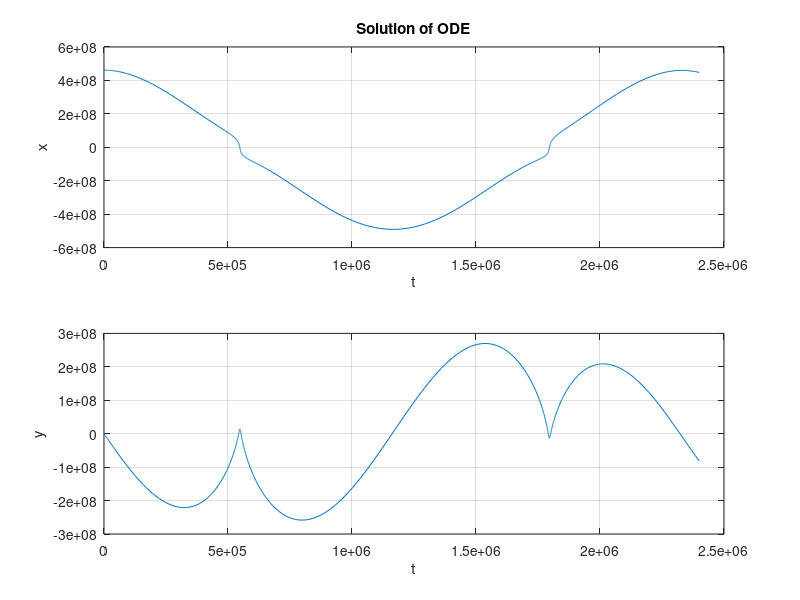
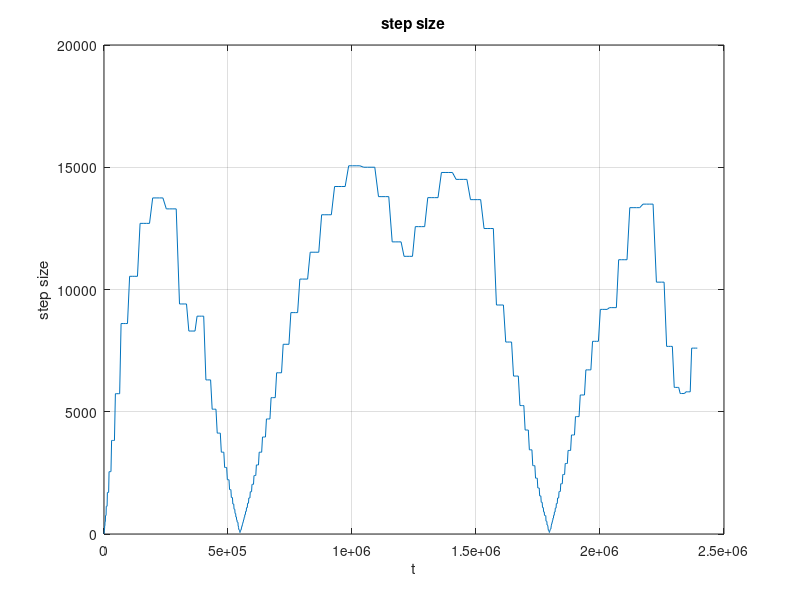
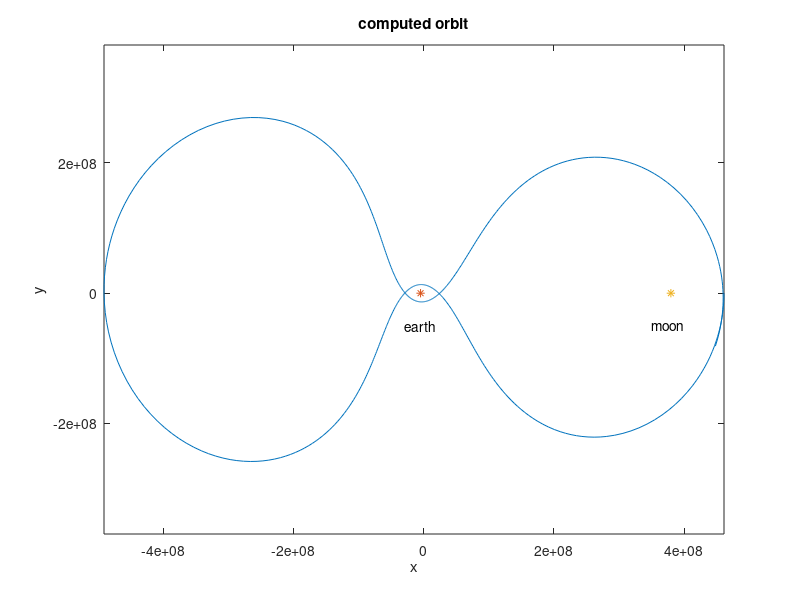

Source code (MATLAB) for these figures, in order:
%% Solves qs 9.8 for project

% this function solves and plots the system of ODE provided in question
function threeBody()

% initiate all initial variables and constants
d = 4.669e6;
G = 6.67259e-11;
M = 5.974e24;
m = 7.348e22;
uStar = M/(m+M);
u = m/(m+M);
D = 3.844e8;
d = 4.669e6;
omega = 2.661e-6;
y0 = [4.613e8; 0; 0; -1074];

for i = 1 : 6
    tol = 10^(-i);
    opts = odeset('RelTol', tol, 'AbsTol', tol*1e-3);
    [t,y] = ode45(@systemOfEquations, [0,2.4e6], y0, opts);
end

figure;
subplot(2,1,1);
plot(t, y(:,1));
xlabel('t');
ylabel('x');
title('Solution of ODE');
grid on

subplot(2,1,2);
plot(t, y(:,3));
xlabel('t');
ylabel('y');
grid on

figure;
steps = t(2:end)-t(1:end-1);
plot(t(1:end-1),steps);
xlabel('t');
ylabel('step size');
title('step size');
grid on

figure;
plot(y(:,1), y(:,3));
axis equal;
xlabel('x');
ylabel('y');
hold on;
title('computed orbit');
plot(-d,0,'*');
plot(3.844e8-d,0,'*')
text(-3d7,-5e7,'earth');
text(3.5e8,-5e7,'moon')

    function yPrime = systemOfEquations(t,y)
        r1 = sqrt((y(1)+d)^2+y(3)^2); 
        r2 = sqrt((D-d-y(1))^2+y(3)^2);
        yPrime = [y(2); -G*(M*(y(1)+u*D)/r1^3+m*(y(1)-uStar*D)/r2^3)+omega^2*y(1)+2*omega*y(4); y(4); -G*(M*y(3)/r1^3+m*y(3)/r2^3)+omega^2*y(3)-2*omega*y(2)];
    end

end